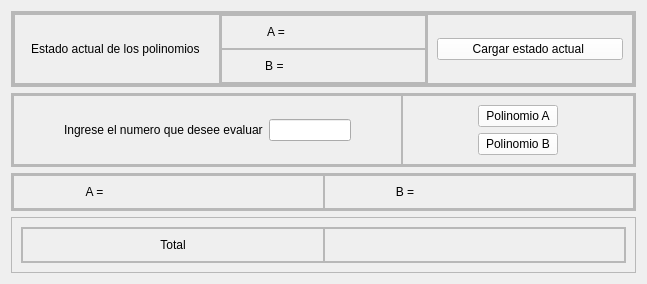
         <widget class="QWidget" name="page_evaluate">
          <layout class="QVBoxLayout" name="verticalLayout_15">
           <item>
            <widget class="QFrame" name="frame_41">
             <property name="frameShape">
              <enum>QFrame::StyledPanel</enum>
             </property>
             <property name="frameShadow">
              <enum>QFrame::Raised</enum>
             </property>
             <layout class="QHBoxLayout" name="horizontalLayout_28">
              <property name="spacing">
               <number>0</number>
              </property>
              <property name="leftMargin">
               <number>0</number>
              </property>
              <property name="topMargin">
               <number>0</number>
              </property>
              <property name="rightMargin">
               <number>0</number>
              </property>
              <property name="bottomMargin">
               <number>0</number>
              </property>
              <item>
               <widget class="QFrame" name="frame_43">
                <property name="frameShape">
                 <enum>QFrame::StyledPanel</enum>
                </property>
                <property name="frameShadow">
                 <enum>QFrame::Raised</enum>
                </property>
                <layout class="QVBoxLayout" name="verticalLayout_18">
                 <property name="spacing">
                  <number>0</number>
                 </property>
                 <property name="leftMargin">
                  <number>0</number>
                 </property>
                 <property name="topMargin">
                  <number>0</number>
                 </property>
                 <property name="rightMargin">
                  <number>0</number>
                 </property>
                 <property name="bottomMargin">
                  <number>0</number>
                 </property>
                 <item>
                  <widget class="QFrame" name="frame_44">
                   <property name="frameShape">
                    <enum>QFrame::StyledPanel</enum>
                   </property>
                   <property name="frameShadow">
                    <enum>QFrame::Raised</enum>
                   </property>
                   <layout class="QHBoxLayout" name="horizontalLayout_25">
                    <property name="spacing">
                     <number>0</number>
                    </property>
                    <property name="leftMargin">
                     <number>0</number>
                    </property>
                    <property name="topMargin">
                     <number>0</number>
                    </property>
                    <property name="rightMargin">
                     <number>0</number>
                    </property>
                    <property name="bottomMargin">
                     <number>0</number>
                    </property>
                    <item>
                     <widget class="QFrame" name="frame_45">
                      <property name="frameShape">
                       <enum>QFrame::StyledPanel</enum>
                      </property>
                      <property name="frameShadow">
                       <enum>QFrame::Raised</enum>
                      </property>
                      <layout class="QVBoxLayout" name="verticalLayout_19">
                       <item>
                        <widget class="QLabel" name="label_17">
                         <property name="styleSheet">
                          <string notr="true">font: 75 9pt &quot;Open Sans Semibold&quot;</string>
                         </property>
                         <property name="text">
                          <string>Estado actual de los polinomios </string>
                         </property>
                         <property name="alignment">
                          <set>Qt::AlignCenter</set>
                         </property>
                        </widget>
                       </item>
                      </layout>
                     </widget>
                    </item>
                    <item>
                     <widget class="QFrame" name="frame_46">
                      <property name="frameShape">
                       <enum>QFrame::StyledPanel</enum>
                      </property>
                      <property name="frameShadow">
                       <enum>QFrame::Raised</enum>
                      </property>
                      <layout class="QVBoxLayout" name="verticalLayout_20">
                       <property name="spacing">
                        <number>0</number>
                       </property>
                       <property name="leftMargin">
                        <number>0</number>
                       </property>
                       <property name="topMargin">
                        <number>0</number>
                       </property>
                       <property name="rightMargin">
                        <number>0</number>
                       </property>
                       <property name="bottomMargin">
                        <number>0</number>
                       </property>
                       <item>
                        <widget class="QFrame" name="frame_47">
                         <property name="frameShape">
                          <enum>QFrame::StyledPanel</enum>
                         </property>
                         <property name="frameShadow">
                          <enum>QFrame::Raised</enum>
                         </property>
                         <layout class="QHBoxLayout" name="horizontalLayout_26">
                          <item>
                           <widget class="QLabel" name="label_19">
                            <property name="styleSheet">
                             <string notr="true">font: 75 9pt &quot;Open Sans Semibold&quot;</string>
                            </property>
                            <property name="text">
                             <string>A =</string>
                            </property>
                            <property name="alignment">
                             <set>Qt::AlignCenter</set>
                            </property>
                           </widget>
                          </item>
                          <item>
                           <widget class="QLabel" name="label_inicio_a_3">
                            <property name="styleSheet">
                             <string notr="true">font: 75 9pt &quot;Open Sans Semibold&quot;</string>
                            </property>
                            <property name="text">
                             <string/>
                            </property>
                           </widget>
                          </item>
                         </layout>
                        </widget>
                       </item>
                       <item>
                        <widget class="QFrame" name="frame_48">
                         <property name="frameShape">
                          <enum>QFrame::StyledPanel</enum>
                         </property>
                         <property name="frameShadow">
                          <enum>QFrame::Raised</enum>
                         </property>
                         <layout class="QHBoxLayout" name="horizontalLayout_27">
                          <item>
                           <widget class="QLabel" name="label_20">
                            <property name="styleSheet">
                             <string notr="true">font: 75 9pt &quot;Open Sans Semibold&quot;</string>
                            </property>
                            <property name="text">
                             <string>B = </string>
                            </property>
                            <property name="alignment">
                             <set>Qt::AlignCenter</set>
                            </property>
                           </widget>
                          </item>
                          <item>
                           <widget class="QLabel" name="label_inicio_b_3">
                            <property name="styleSheet">
                             <string notr="true">font: 75 9pt &quot;Open Sans Semibold&quot;</string>
                            </property>
                            <property name="text">
                             <string/>
                            </property>
                           </widget>
                          </item>
                         </layout>
                        </widget>
                       </item>
                      </layout>
                     </widget>
                    </item>
                    <item>
                     <widget class="QFrame" name="frame_5">
                      <property name="frameShape">
                       <enum>QFrame::StyledPanel</enum>
                      </property>
                      <property name="frameShadow">
                       <enum>QFrame::Raised</enum>
                      </property>
                      <layout class="QHBoxLayout" name="horizontalLayout_41">
                       <item>
                        <widget class="QPushButton" name="btn_refresh_3">
                         <property name="styleSheet">
                          <string notr="true">QFrame{
background-color: rgb(51, 157, 255);
}

QPushButton{
background-color: rgb(255, 255, 255);
font: 75 9pt &quot;Open Sans Semibold&quot;
}

QPushButton:hover{
color: rgb(255, 255, 255);
background-color: rgb(51, 157, 255);
font: 75 9pt  &quot;Open Sans Semibold&quot;
}</string>
                         </property>
                         <property name="text">
                          <string>Cargar estado actual </string>
                         </property>
                        </widget>
                       </item>
                      </layout>
                     </widget>
                    </item>
                   </layout>
                  </widget>
                 </item>
                </layout>
               </widget>
              </item>
             </layout>
            </widget>
           </item>
           <item>
            <widget class="QFrame" name="frame_42">
             <property name="frameShape">
              <enum>QFrame::StyledPanel</enum>
             </property>
             <property name="frameShadow">
              <enum>QFrame::Raised</enum>
             </property>
             <layout class="QHBoxLayout" name="horizontalLayout_31">
              <property name="spacing">
               <number>0</number>
              </property>
              <property name="leftMargin">
               <number>0</number>
              </property>
              <property name="topMargin">
               <number>0</number>
              </property>
              <property name="rightMargin">
               <number>0</number>
              </property>
              <property name="bottomMargin">
               <number>0</number>
              </property>
              <item>
               <widget class="QFrame" name="frame_49">
                <property name="frameShape">
                 <enum>QFrame::StyledPanel</enum>
                </property>
                <property name="frameShadow">
                 <enum>QFrame::Raised</enum>
                </property>
                <layout class="QHBoxLayout" name="horizontalLayout_29">
                 <property name="spacing">
                  <number>0</number>
                 </property>
                 <property name="leftMargin">
                  <number>0</number>
                 </property>
                 <property name="topMargin">
                  <number>0</number>
                 </property>
                 <property name="rightMargin">
                  <number>0</number>
                 </property>
                 <property name="bottomMargin">
                  <number>0</number>
                 </property>
                 <item>
                  <widget class="QFrame" name="frame_50">
                   <property name="minimumSize">
                    <size>
                     <width>250</width>
                     <height>0</height>
                    </size>
                   </property>
                   <property name="maximumSize">
                    <size>
                     <width>389</width>
                     <height>16777215</height>
                    </size>
                   </property>
                   <property name="frameShape">
                    <enum>QFrame::StyledPanel</enum>
                   </property>
                   <property name="frameShadow">
                    <enum>QFrame::Raised</enum>
                   </property>
                   <layout class="QHBoxLayout" name="horizontalLayout_30">
                    <property name="leftMargin">
                     <number>50</number>
                    </property>
                    <property name="rightMargin">
                     <number>50</number>
                    </property>
                    <item>
                     <widget class="QLabel" name="label_21">
                      <property name="styleSheet">
                       <string notr="true">font: 75 7pt &quot;Open Sans Semibold&quot;</string>
                      </property>
                      <property name="text">
                       <string>Ingrese el numero que desee evaluar</string>
                      </property>
                     </widget>
                    </item>
                    <item>
                     <widget class="QLineEdit" name="evaluate_number">
                      <property name="styleSheet">
                       <string notr="true">font: 75 9pt &quot;Open Sans Semibold&quot;</string>
                      </property>
                     </widget>
                    </item>
                   </layout>
                  </widget>
                 </item>
                 <item>
                  <widget class="QFrame" name="frame_51">
                   <property name="frameShape">
                    <enum>QFrame::StyledPanel</enum>
                   </property>
                   <property name="frameShadow">
                    <enum>QFrame::Raised</enum>
                   </property>
                   <layout class="QVBoxLayout" name="verticalLayout_21">
                    <property name="leftMargin">
                     <number>75</number>
                    </property>
                    <property name="rightMargin">
                     <number>75</number>
                    </property>
                    <item>
                     <widget class="QPushButton" name="btn_a_2">
                      <property name="styleSheet">
                       <string notr="true">QFrame{
background-color: rgb(51, 157, 255);
}

QPushButton{
background-color: rgb(255, 255, 255);
font: 75 9pt &quot;Open Sans Semibold&quot;
}

QPushButton:hover{
color: rgb(255, 255, 255);
background-color: rgb(51, 157, 255);
font: 75 9pt  &quot;Open Sans Semibold&quot;
}</string>
                      </property>
                      <property name="text">
                       <string>Polinomio A</string>
                      </property>
                     </widget>
                    </item>
                    <item>
                     <widget class="QPushButton" name="btn_b_2">
                      <property name="styleSheet">
                       <string notr="true">QFrame{
background-color: rgb(51, 157, 255);
}

QPushButton{
background-color: rgb(255, 255, 255);
font: 75 9pt &quot;Open Sans Semibold&quot;
}

QPushButton:hover{
color: rgb(255, 255, 255);
background-color: rgb(51, 157, 255);
font: 75 9pt  &quot;Open Sans Semibold&quot;
}</string>
                      </property>
                      <property name="text">
                       <string>Polinomio B</string>
                      </property>
                     </widget>
                    </item>
                   </layout>
                  </widget>
                 </item>
                </layout>
               </widget>
              </item>
             </layout>
            </widget>
           </item>
           <item>
            <widget class="QFrame" name="frame_52">
             <property name="frameShape">
              <enum>QFrame::StyledPanel</enum>
             </property>
             <property name="frameShadow">
              <enum>QFrame::Raised</enum>
             </property>
             <layout class="QHBoxLayout" name="horizontalLayout_35">
              <property name="spacing">
               <number>0</number>
              </property>
              <property name="leftMargin">
               <number>0</number>
              </property>
              <property name="topMargin">
               <number>0</number>
              </property>
              <property name="rightMargin">
               <number>0</number>
              </property>
              <property name="bottomMargin">
               <number>0</number>
              </property>
              <item>
               <widget class="QFrame" name="frame_53">
                <property name="frameShape">
                 <enum>QFrame::StyledPanel</enum>
                </property>
                <property name="frameShadow">
                 <enum>QFrame::Raised</enum>
                </property>
                <layout class="QHBoxLayout" name="horizontalLayout_32">
                 <property name="spacing">
                  <number>0</number>
                 </property>
                 <property name="leftMargin">
                  <number>0</number>
                 </property>
                 <property name="topMargin">
                  <number>0</number>
                 </property>
                 <property name="rightMargin">
                  <number>0</number>
                 </property>
                 <property name="bottomMargin">
                  <number>0</number>
                 </property>
                 <item>
                  <widget class="QFrame" name="frame_54">
                   <property name="frameShape">
                    <enum>QFrame::StyledPanel</enum>
                   </property>
                   <property name="frameShadow">
                    <enum>QFrame::Raised</enum>
                   </property>
                   <layout class="QHBoxLayout" name="horizontalLayout_33">
                    <item>
                     <widget class="QLabel" name="label_22">
                      <property name="styleSheet">
                       <string notr="true">font: 75 9pt &quot;Open Sans Semibold&quot;</string>
                      </property>
                      <property name="text">
                       <string>A =</string>
                      </property>
                      <property name="alignment">
                       <set>Qt::AlignCenter</set>
                      </property>
                     </widget>
                    </item>
                    <item>
                     <widget class="QLabel" name="label_a_evaluate">
                      <property name="styleSheet">
                       <string notr="true">font: 75 9pt &quot;Open Sans Semibold&quot;</string>
                      </property>
                      <property name="text">
                       <string/>
                      </property>
                      <property name="alignment">
                       <set>Qt::AlignCenter</set>
                      </property>
                     </widget>
                    </item>
                   </layout>
                  </widget>
                 </item>
                 <item>
                  <widget class="QFrame" name="frame_55">
                   <property name="frameShape">
                    <enum>QFrame::StyledPanel</enum>
                   </property>
                   <property name="frameShadow">
                    <enum>QFrame::Raised</enum>
                   </property>
                   <layout class="QHBoxLayout" name="horizontalLayout_34">
                    <item>
                     <widget class="QLabel" name="label_23">
                      <property name="styleSheet">
                       <string notr="true">font: 75 9pt &quot;Open Sans Semibold&quot;</string>
                      </property>
                      <property name="text">
                       <string>B =</string>
                      </property>
                      <property name="alignment">
                       <set>Qt::AlignCenter</set>
                      </property>
                     </widget>
                    </item>
                    <item>
                     <widget class="QLabel" name="label_b_evaluate">
                      <property name="styleSheet">
                       <string notr="true">font: 75 9pt &quot;Open Sans Semibold&quot;</string>
                      </property>
                      <property name="text">
                       <string/>
                      </property>
                     </widget>
                    </item>
                   </layout>
                  </widget>
                 </item>
                </layout>
               </widget>
              </item>
             </layout>
            </widget>
           </item>
           <item>
            <widget class="QFrame" name="frame_56">
             <property name="frameShape">
              <enum>QFrame::StyledPanel</enum>
             </property>
             <property name="frameShadow">
              <enum>QFrame::Raised</enum>
             </property>
             <layout class="QHBoxLayout" name="horizontalLayout_39">
              <item>
               <widget class="QFrame" name="frame_57">
                <property name="frameShape">
                 <enum>QFrame::StyledPanel</enum>
                </property>
                <property name="frameShadow">
                 <enum>QFrame::Raised</enum>
                </property>
                <layout class="QHBoxLayout" name="horizontalLayout_36">
                 <property name="spacing">
                  <number>0</number>
                 </property>
                 <property name="leftMargin">
                  <number>0</number>
                 </property>
                 <property name="topMargin">
                  <number>0</number>
                 </property>
                 <property name="rightMargin">
                  <number>0</number>
                 </property>
                 <property name="bottomMargin">
                  <number>0</number>
                 </property>
                 <item>
                  <widget class="QFrame" name="frame_58">
                   <property name="frameShape">
                    <enum>QFrame::StyledPanel</enum>
                   </property>
                   <property name="frameShadow">
                    <enum>QFrame::Raised</enum>
                   </property>
                   <layout class="QHBoxLayout" name="horizontalLayout_37">
                    <item>
                     <widget class="QLabel" name="label_24">
                      <property name="styleSheet">
                       <string notr="true">font: 75 9pt &quot;Open Sans Semibold&quot;</string>
                      </property>
                      <property name="text">
                       <string>Total</string>
                      </property>
                      <property name="alignment">
                       <set>Qt::AlignCenter</set>
                      </property>
                     </widget>
                    </item>
                   </layout>
                  </widget>
                 </item>
                 <item>
                  <widget class="QFrame" name="frame_59">
                   <property name="frameShape">
                    <enum>QFrame::StyledPanel</enum>
                   </property>
                   <property name="frameShadow">
                    <enum>QFrame::Raised</enum>
                   </property>
                   <layout class="QHBoxLayout" name="horizontalLayout_38">
                    <item>
                     <widget class="QLabel" name="label_total">
                      <property name="styleSheet">
                       <string notr="true">font: 75 9pt &quot;Open Sans Semibold&quot;</string>
                      </property>
                      <property name="text">
                       <string/>
                      </property>
                     </widget>
                    </item>
                   </layout>
                  </widget>
                 </item>
                </layout>
               </widget>
              </item>
             </layout>
            </widget>
           </item>
          </layout>
         </widget>
